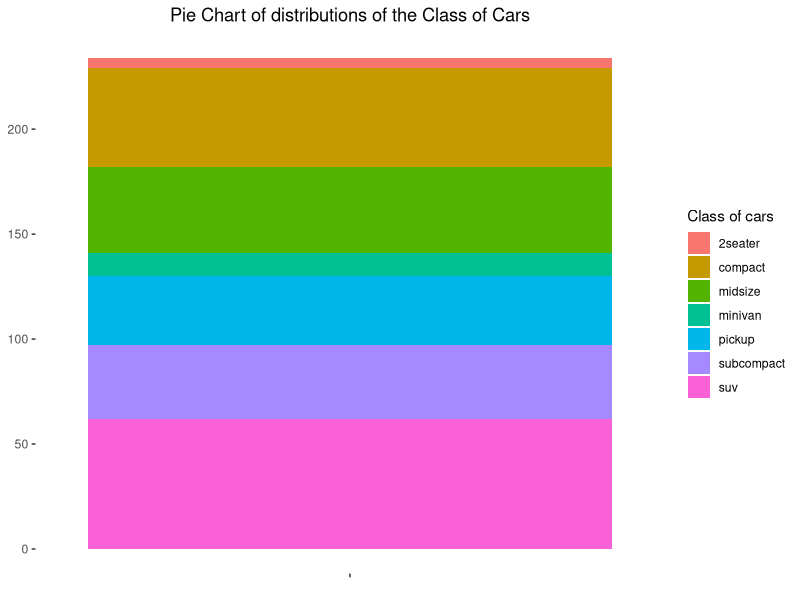

Write the R code that produced this figure.
#Piechart

library(ggplot2)
theme_set(theme_classic())

#Making the Pie Chart on mpg dataset

#making a Data frame consisting of Cartypes and its frequency

Carclass<-as.data.frame(table(mpg$class))

#giving new names to the columns
names(Carclass)<-c("class","count")

#Making the Plot
 
plot<-ggplot(aes(x = "" , y = count,fill=factor(class)),data = Carclass) + 
  geom_bar(width=1 , stat="identity") + 
  theme(axis.line = element_blank(), 
        plot.title = element_text(hjust=0.5)) + 
        labs(title="Pie Chart of distributions of the Class of Cars",
             x=NULL,y=NULL , fill = 'Class of cars')
  